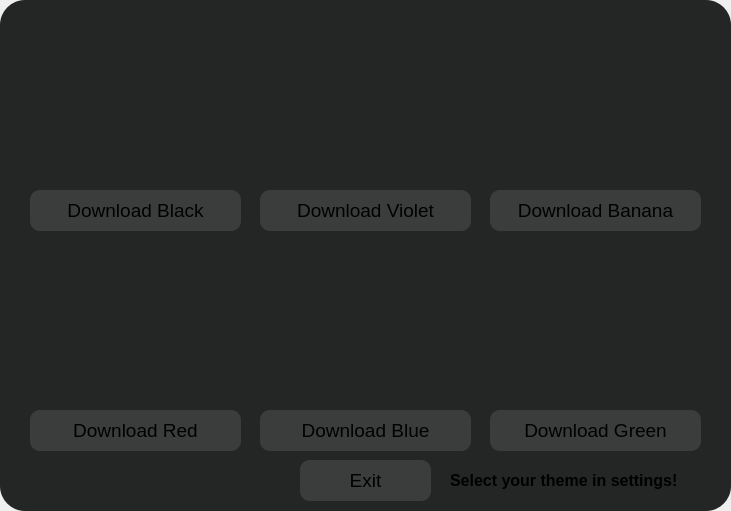
<?xml version="1.0" encoding="UTF-8"?>
<ui version="4.0">
 <class>downloadthemes</class>
 <widget class="QMainWindow" name="downloadthemes">
  <property name="geometry">
   <rect>
    <x>0</x>
    <y>0</y>
    <width>731</width>
    <height>511</height>
   </rect>
  </property>
  <property name="windowTitle">
   <string>MainWindow</string>
  </property>
  <property name="windowIcon">
   <iconset resource="resources.qrc">
    <normaloff>:/images/images/Icon.ico</normaloff>:/images/images/Icon.ico</iconset>
  </property>
  <widget class="QWidget" name="centralwidget">
   <widget class="QFrame" name="Background_2">
    <property name="geometry">
     <rect>
      <x>0</x>
      <y>0</y>
      <width>731</width>
      <height>511</height>
     </rect>
    </property>
    <property name="styleSheet">
     <string notr="true">background:rgb(35, 38, 37);
border-radius: 25px;</string>
    </property>
    <property name="frameShape">
     <enum>QFrame::StyledPanel</enum>
    </property>
    <property name="frameShadow">
     <enum>QFrame::Raised</enum>
    </property>
    <widget class="QPushButton" name="Black">
     <property name="geometry">
      <rect>
       <x>30</x>
       <y>190</y>
       <width>211</width>
       <height>41</height>
      </rect>
     </property>
     <property name="font">
      <font>
       <pointsize>14</pointsize>
      </font>
     </property>
     <property name="cursor">
      <cursorShape>PointingHandCursor</cursorShape>
     </property>
     <property name="styleSheet">
      <string notr="true">QPushButton{
background: rgb(58,61,59);
border-radius: 10px;
}
        QPushButton:hover {
background: rgb(55,55,55);
        }</string>
     </property>
     <property name="text">
      <string>Download Black</string>
     </property>
    </widget>
    <widget class="QPushButton" name="Violet">
     <property name="geometry">
      <rect>
       <x>260</x>
       <y>190</y>
       <width>211</width>
       <height>41</height>
      </rect>
     </property>
     <property name="font">
      <font>
       <pointsize>14</pointsize>
      </font>
     </property>
     <property name="cursor">
      <cursorShape>PointingHandCursor</cursorShape>
     </property>
     <property name="styleSheet">
      <string notr="true">QPushButton{
background: rgb(58,61,59);
border-radius: 10px;
}
        QPushButton:hover {
background: rgb(55,55,55);
        }</string>
     </property>
     <property name="text">
      <string>Download Violet</string>
     </property>
    </widget>
    <widget class="QPushButton" name="OrangeYellow">
     <property name="geometry">
      <rect>
       <x>490</x>
       <y>190</y>
       <width>211</width>
       <height>41</height>
      </rect>
     </property>
     <property name="font">
      <font>
       <pointsize>14</pointsize>
      </font>
     </property>
     <property name="cursor">
      <cursorShape>PointingHandCursor</cursorShape>
     </property>
     <property name="styleSheet">
      <string notr="true">QPushButton{
background: rgb(58,61,59);
border-radius: 10px;
}
        QPushButton:hover {
background: rgb(55,55,55);
        }</string>
     </property>
     <property name="text">
      <string>Download Banana</string>
     </property>
    </widget>
    <widget class="QPushButton" name="Green">
     <property name="geometry">
      <rect>
       <x>490</x>
       <y>410</y>
       <width>211</width>
       <height>41</height>
      </rect>
     </property>
     <property name="font">
      <font>
       <pointsize>14</pointsize>
      </font>
     </property>
     <property name="cursor">
      <cursorShape>PointingHandCursor</cursorShape>
     </property>
     <property name="styleSheet">
      <string notr="true">QPushButton{
background: rgb(58,61,59);
border-radius: 10px;
}
        QPushButton:hover {
background: rgb(55,55,55);
        }</string>
     </property>
     <property name="text">
      <string>Download Green</string>
     </property>
    </widget>
    <widget class="QPushButton" name="Red">
     <property name="geometry">
      <rect>
       <x>30</x>
       <y>410</y>
       <width>211</width>
       <height>41</height>
      </rect>
     </property>
     <property name="font">
      <font>
       <pointsize>14</pointsize>
      </font>
     </property>
     <property name="cursor">
      <cursorShape>PointingHandCursor</cursorShape>
     </property>
     <property name="styleSheet">
      <string notr="true">QPushButton{
background: rgb(58,61,59);
border-radius: 10px;
}
        QPushButton:hover {
background: rgb(55,55,55);
        }</string>
     </property>
     <property name="text">
      <string>Download Red</string>
     </property>
    </widget>
    <widget class="QPushButton" name="Blue">
     <property name="geometry">
      <rect>
       <x>260</x>
       <y>410</y>
       <width>211</width>
       <height>41</height>
      </rect>
     </property>
     <property name="font">
      <font>
       <pointsize>14</pointsize>
      </font>
     </property>
     <property name="cursor">
      <cursorShape>PointingHandCursor</cursorShape>
     </property>
     <property name="styleSheet">
      <string notr="true">QPushButton{
background: rgb(58,61,59);
border-radius: 10px;
}
        QPushButton:hover {
background: rgb(55,55,55);
        }</string>
     </property>
     <property name="text">
      <string>Download Blue</string>
     </property>
    </widget>
    <widget class="QPushButton" name="Exit">
     <property name="geometry">
      <rect>
       <x>300</x>
       <y>460</y>
       <width>131</width>
       <height>41</height>
      </rect>
     </property>
     <property name="font">
      <font>
       <pointsize>14</pointsize>
      </font>
     </property>
     <property name="cursor">
      <cursorShape>PointingHandCursor</cursorShape>
     </property>
     <property name="styleSheet">
      <string notr="true">QPushButton{
background: rgb(58,61,59);
border-radius: 10px;
}
        QPushButton:hover {
background: rgb(55,55,55);
        }</string>
     </property>
     <property name="text">
      <string>Exit</string>
     </property>
    </widget>
    <widget class="QLabel" name="label">
     <property name="geometry">
      <rect>
       <x>25</x>
       <y>240</y>
       <width>222</width>
       <height>157</height>
      </rect>
     </property>
     <property name="text">
      <string/>
     </property>
     <property name="pixmap">
      <pixmap resource="resources.qrc">:/images/images/red.png</pixmap>
     </property>
     <property name="scaledContents">
      <bool>true</bool>
     </property>
    </widget>
    <widget class="QLabel" name="label_2">
     <property name="geometry">
      <rect>
       <x>255</x>
       <y>240</y>
       <width>222</width>
       <height>157</height>
      </rect>
     </property>
     <property name="text">
      <string/>
     </property>
     <property name="pixmap">
      <pixmap resource="resources.qrc">:/images/images/blue.png</pixmap>
     </property>
     <property name="scaledContents">
      <bool>true</bool>
     </property>
    </widget>
    <widget class="QLabel" name="label_3">
     <property name="geometry">
      <rect>
       <x>485</x>
       <y>240</y>
       <width>222</width>
       <height>157</height>
      </rect>
     </property>
     <property name="text">
      <string/>
     </property>
     <property name="pixmap">
      <pixmap resource="resources.qrc">:/images/images/green.png</pixmap>
     </property>
     <property name="scaledContents">
      <bool>true</bool>
     </property>
    </widget>
    <widget class="QLabel" name="label_4">
     <property name="geometry">
      <rect>
       <x>255</x>
       <y>20</y>
       <width>222</width>
       <height>157</height>
      </rect>
     </property>
     <property name="text">
      <string/>
     </property>
     <property name="pixmap">
      <pixmap resource="resources.qrc">:/images/violet</pixmap>
     </property>
     <property name="scaledContents">
      <bool>true</bool>
     </property>
    </widget>
    <widget class="QLabel" name="label_5">
     <property name="geometry">
      <rect>
       <x>485</x>
       <y>20</y>
       <width>222</width>
       <height>157</height>
      </rect>
     </property>
     <property name="text">
      <string/>
     </property>
     <property name="pixmap">
      <pixmap resource="resources.qrc">:/images/images/yellow.png</pixmap>
     </property>
     <property name="scaledContents">
      <bool>true</bool>
     </property>
    </widget>
    <widget class="QLabel" name="label_6">
     <property name="geometry">
      <rect>
       <x>25</x>
       <y>20</y>
       <width>222</width>
       <height>157</height>
      </rect>
     </property>
     <property name="text">
      <string/>
     </property>
     <property name="pixmap">
      <pixmap resource="resources.qrc">:/images/images/black.png</pixmap>
     </property>
     <property name="scaledContents">
      <bool>true</bool>
     </property>
    </widget>
    <widget class="QLabel" name="Text">
     <property name="geometry">
      <rect>
       <x>450</x>
       <y>465</y>
       <width>281</width>
       <height>31</height>
      </rect>
     </property>
     <property name="font">
      <font>
       <pointsize>12</pointsize>
       <bold>true</bold>
      </font>
     </property>
     <property name="styleSheet">
      <string notr="true">background: transparent;</string>
     </property>
     <property name="text">
      <string>Select your theme in settings!</string>
     </property>
    </widget>
   </widget>
  </widget>
 </widget>
 <resources>
  <include location="resources.qrc"/>
 </resources>
 <connections/>
</ui>
